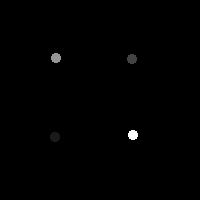
#> input picture dots2.png, 200 x 200 px, found by its file name
$ python Sinogram.py
#> lines starting #> are read from the running program, lines starting #| are printed output that depends on the picture
#Załadowanie niezbędnych bibiotek
import cv2
import numpy as np
from scipy import ndimage
import matplotlib.pyplot as plt

import os

######################################
#         Sekcja konfiguracji        #
######################################

#Nazwa pliku z przekrojem do wczytania
sFileName = "Dots2.png"
#Nazwa pliku do zapisania sinogramu
sOutFileName = "Sinogram.png"
#Liczba projektcji
AngleSteps = 360
#Debugowanie
bDebug = False
invertedImage = False

Img = cv2.imread(sFileName, cv2.IMREAD_GRAYSCALE)
#> Img is the input picture: shape (200, 200); min 0, max 255, mean 1
if invertedImage:
    Img = 255 - Img
(ImgHeight, ImgWidth) = Img.shape
#> ImgHeight = 200; ImgWidth = 200

SinogramImg = np.empty((AngleSteps,ImgWidth))

for AngleId in range(0,AngleSteps):
  print("{}/{}".format(AngleId,AngleSteps))
  RotatedImage = ndimage.rotate(Img, 360.0*AngleId/AngleSteps, reshape=False)
  SumInCols = np.sum(RotatedImage,axis=0)
  SinogramImg[AngleId,:] = SumInCols
  if AngleId in range(0,20) and bDebug:
    fig = plt.figure(figsize=(3, 5))
    ax1, ax2 = fig.subplots(2, 1)
    ax1.set_title("Skanowany obiekt")
    if invertedImage:
        RotatedImage = 255 - RotatedImage
    ax1.imshow(RotatedImage,cmap='gray')
    ax2.set_title("Wykonany skan - współczynniki pochłanania promieniowania rentgenowskiego")
    ax2.plot(SumInCols)
    #plt.subplots_adjust(top=0.92, bottom=0.08, left=0.10, right=0.95, hspace=0.25,
    #                wspace=0.35)
    plt.show()
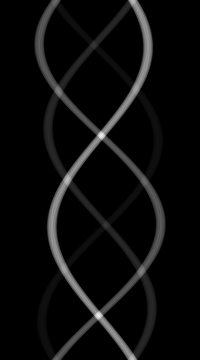
#> SinogramImg: shape (360, 200) float64; min 0, max 4397, mean 200.7; drawn with min black and max white

n = sum(sum(SinogramImg))
#> n = 14449416
#fig = plt.figure(figsize=(10, 3))
if invertedImage:
    SinogramImg = 255 - SinogramImg

plt.imshow(SinogramImg/n,cmap='gray')
plt.show()
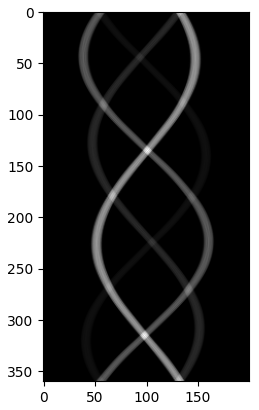
#> figure drawn by matplotlib, 1 panel
SinogramImg = 255.0*SinogramImg/np.amax(SinogramImg)

cv2.imwrite(sOutFileName,SinogramImg)
